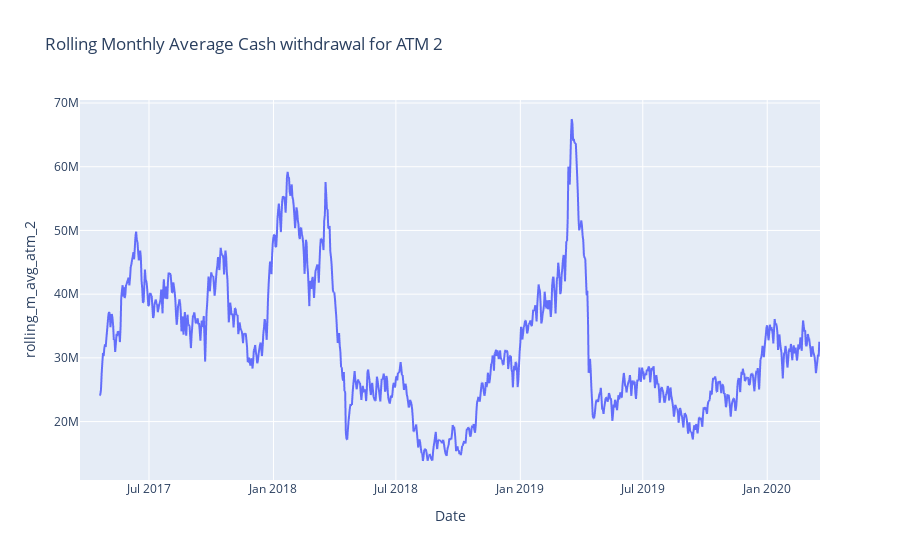

The notebook cell saved with this chart:
### Code cell
ts_df["rolling_m_avg_atm_2"] = ts_df["ATM 2"].rolling(window=30).mean()
fig = px.line(
    ts_df, 
    y="rolling_m_avg_atm_2", 
    title="Rolling Monthly Average Cash withdrawal for ATM 2"
)
fig.show()

### Figure 1 — Plotly figure (JSON) as saved in the notebook; plotly's stock layout.template omitted (floating-point values rounded to 4 significant figures; data arrays with more than 128 entries replaced by an {"elided": "..."} marker saying what was removed)
{"data": [{"hovertemplate": "Date=%{x}<br>rolling_m_avg_atm_2=%{y}<extra></extra>", "legendgroup": "", "line": {"color": "#636efa", "dash": "solid"}, "marker": {"symbol": "circle"}, "mode": "lines", "name": "", "showlegend": false, "type": "scattergl", "x": {"elided": "1095 str values"}, "xaxis": "x", "y": {"elided": "1095 float values"}, "yaxis": "y"}], "layout": {"legend": {"tracegroupgap": 0}, "title": {"text": "Rolling Monthly Average Cash withdrawal for ATM 2"}, "xaxis": {"anchor": "y", "domain": [0, 1], "title": {"text": "Date"}}, "yaxis": {"anchor": "x", "domain": [0, 1], "title": {"text": "rolling_m_avg_atm_2"}}}}
